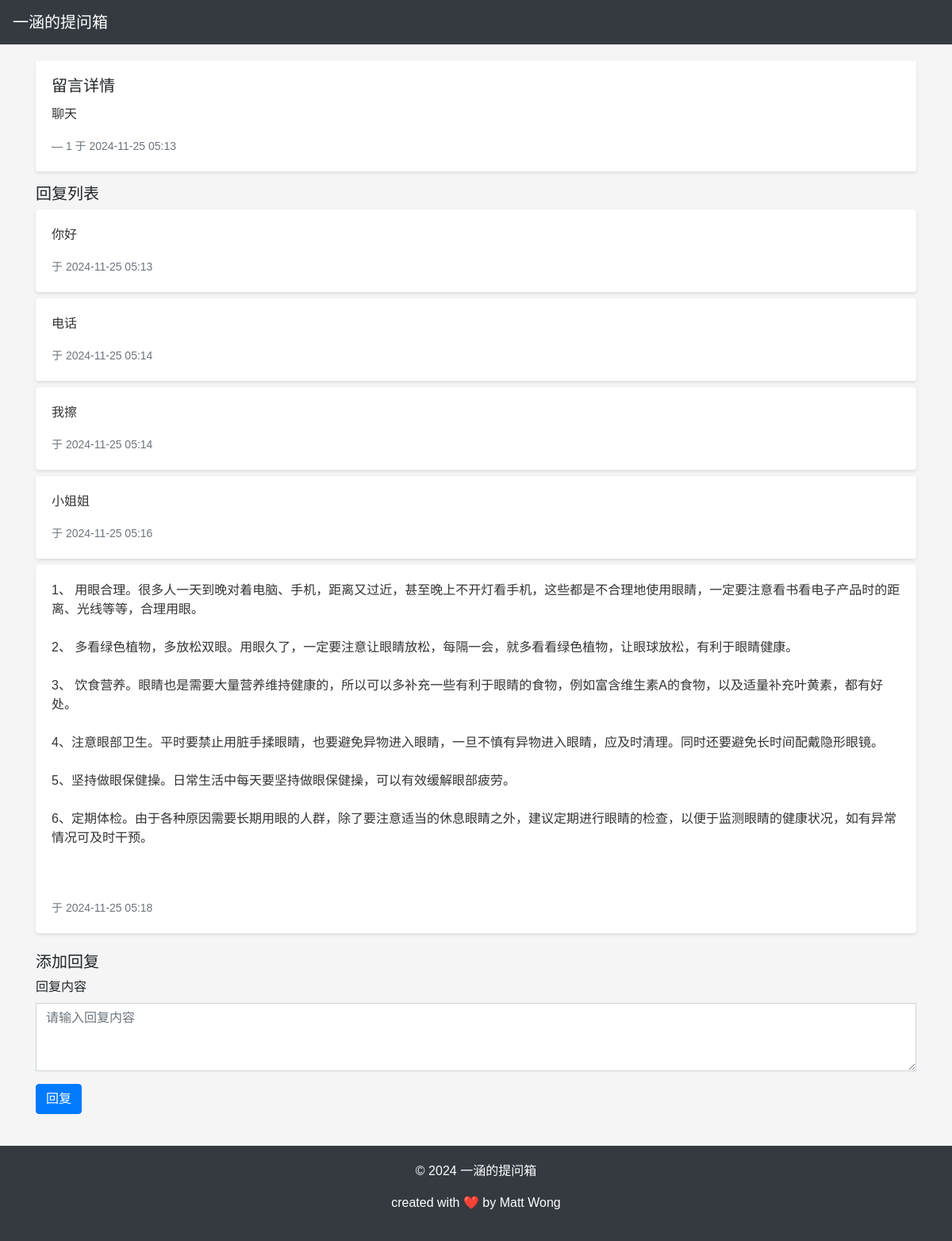
The app's page /message/11 with its own data.
### app.py (models this page shows, shortened)
class Message(db.Model):
    __tablename__ = 'messages'
    id = db.Column(db.Integer, primary_key=True)
    name = db.Column(db.String(64))
    contact = db.Column(db.String(64))
    content = db.Column(db.Text, nullable=False)
    timestamp = db.Column(db.DateTime, index=True, default=datetime.utcnow)
    replies = db.relationship('Reply', backref='message', lazy='dynamic')

class Reply(db.Model):
    __tablename__ = 'replies'
    id = db.Column(db.Integer, primary_key=True)
    message_id = db.Column(db.Integer, db.ForeignKey('messages.id'))
    content = db.Column(db.Text, nullable=False)
    timestamp = db.Column(db.DateTime, index=True, default=datetime.utcnow)

### app.py (the view, shortened to what this page needs)
@app.route('/message/<int:id>', methods=['GET', 'POST'])
def message_detail(id):
    message = Message.query.get_or_404(id)
    form = ReplyForm()
    replies = message.replies.order_by(Reply.timestamp.asc()).all()
    return render_template('message_detail.html', message=message, form=form, replies=replies)

### app.py
class ReplyForm(FlaskForm):
    content = TextAreaField('回复内容', validators=[DataRequired(message="回复内容不能为空")])
    submit = SubmitField('回复')

### templates/message_detail.html (shortened to what this page needs)
{% extends 'base.html' %}
{% block content %}
<div class="row">
    <div class="col-md-12">
        <div class="card mb-3">
            <div class="card-body">
                <h5 class="card-title">留言详情</h5>
                <p class="card-text message-content">{{ message.content }}</p>
                <p class="card-text">
                    <small class="text-muted">
                        — {{ message.name or '匿名' }} 于 {{ message.timestamp.strftime('%Y-%m-%d %H:%M') }}
                    </small>
                </p>
            </div>
        </div>
        <h5>回复列表</h5>
        {% if replies %}
            {% for reply in replies %}
            <div class="card mb-2">
                <div class="card-body">
                    <p class="card-text reply-content">{{ reply.content }}</p>
                    <p class="card-text">
                        <small class="text-muted">于 {{ reply.timestamp.strftime('%Y-%m-%d %H:%M') }}</small>
                    </p>
                </div>
            </div>
            {% endfor %}
        {% else %}
        <p>暂无回复。</p>
        {% endif %}
        <h5 class="mt-4">添加回复</h5>
        <form method="post">
            <div class="form-group">
                {{ form.content.label(class="form-label") }}
                {{ form.content(class="form-control", rows="3", placeholder="请输入回复内容") }}
            </div>
            {{ form.submit(class="btn btn-primary") }}
        </form>
    </div>
</div>
{% endblock %}

### static/style.css (style rules this page uses)
body { font-family: "Microsoft YaHei", sans-serif; background-color: #f5f5f5; }
.card { background-color: #ffffff; border: none; box-shadow: 0 2px 4px rgba(0, 0, 0, 0.1); }
.message-content, .reply-content { font-size: 16px; line-height: 1.5; color: #333333; white-space: pre-wrap; }
.form-control { border-radius: 0; }
.btn-primary { background-color: #007bff; border-color: #007bff; }

### records on screen
Message: content "聊天", name "1", timestamp "2024-11-25 05:13"
Reply: content "你好", timestamp "2024-11-25 05:13"
Reply: content "电话", timestamp "2024-11-25 05:14"
Reply: content "我擦", timestamp "2024-11-25 05:14"
Reply: content "小姐姐", timestamp "2024-11-25 05:16"
Reply: content "1、 用眼合理。很多人一天到晚对着电脑、手机，距离又过近，甚至晚上不开灯看手机，这些都是不合理地使用眼睛，一定要注意看书看电子产品时的距离、光线等等，合理用眼。 2、 多看绿色植物，多放松双眼。用眼久了，一定要注意让眼睛放松，每隔一会，就多看看绿色植物，让眼球放松，有利于眼睛健康。 3、 饮食营养。眼睛也是需要大量营养维持健康的，所以可以多补充一些有利于眼睛的食物，例如富含维生素A的食物，以及适量补充叶黄素，都有好处。 4、注意眼部卫生。平时要禁止用脏手揉眼睛，也要避免异物进入眼睛，一旦不慎有异物进入眼睛，应及时清理。同时还要避免长时间配戴隐形眼镜。 5、坚持做眼保健操。日常生活中每天要坚持做眼保健操，可以有效缓解眼部疲劳。 6、定期体检。由于各种原因需要长期用眼的人群，除了要注意适当的休息眼睛之外，建议定期进行眼睛的检查，以便于监测眼睛的健康状况，如有异常情况可及时干预。", timestamp "2024-11-25 05:18"
